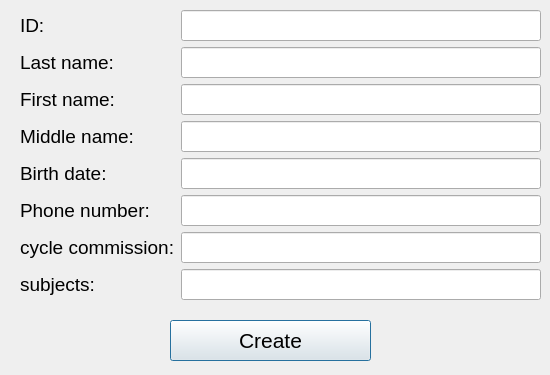
<?xml version="1.0" encoding="UTF-8"?>
<ui version="4.0">
 <class>CreateAbiturient</class>
 <widget class="QDialog" name="CreateAbiturient">
  <property name="geometry">
   <rect>
    <x>0</x>
    <y>0</y>
    <width>550</width>
    <height>375</height>
   </rect>
  </property>
  <property name="windowTitle">
   <string>Dialog</string>
  </property>
  <property name="styleSheet">
   <string notr="true"/>
  </property>
  <widget class="QWidget" name="formWidget" native="true">
   <property name="geometry">
    <rect>
     <x>20</x>
     <y>10</y>
     <width>521</width>
     <height>301</height>
    </rect>
   </property>
   <layout class="QFormLayout" name="formLayout">
    <item row="0" column="0">
     <widget class="QLabel" name="label_2">
      <property name="font">
       <font>
        <pointsize>14</pointsize>
       </font>
      </property>
      <property name="styleSheet">
       <string notr="true"/>
      </property>
      <property name="text">
       <string>ID:</string>
      </property>
     </widget>
    </item>
    <item row="0" column="1">
     <widget class="QLineEdit" name="idLe">
      <property name="font">
       <font>
        <pointsize>14</pointsize>
       </font>
      </property>
     </widget>
    </item>
    <item row="1" column="0">
     <widget class="QLabel" name="label_3">
      <property name="font">
       <font>
        <pointsize>14</pointsize>
       </font>
      </property>
      <property name="styleSheet">
       <string notr="true"/>
      </property>
      <property name="text">
       <string>Last name:</string>
      </property>
     </widget>
    </item>
    <item row="1" column="1">
     <widget class="QLineEdit" name="lastNameLe">
      <property name="font">
       <font>
        <pointsize>14</pointsize>
       </font>
      </property>
     </widget>
    </item>
    <item row="2" column="0">
     <widget class="QLabel" name="label_4">
      <property name="font">
       <font>
        <pointsize>14</pointsize>
       </font>
      </property>
      <property name="styleSheet">
       <string notr="true"/>
      </property>
      <property name="text">
       <string>First name:</string>
      </property>
     </widget>
    </item>
    <item row="2" column="1">
     <widget class="QLineEdit" name="firstNameLe">
      <property name="font">
       <font>
        <pointsize>14</pointsize>
       </font>
      </property>
     </widget>
    </item>
    <item row="3" column="0">
     <widget class="QLabel" name="label_5">
      <property name="font">
       <font>
        <pointsize>14</pointsize>
       </font>
      </property>
      <property name="styleSheet">
       <string notr="true"/>
      </property>
      <property name="text">
       <string>Middle name:</string>
      </property>
     </widget>
    </item>
    <item row="3" column="1">
     <widget class="QLineEdit" name="middleNameLe">
      <property name="font">
       <font>
        <pointsize>14</pointsize>
       </font>
      </property>
     </widget>
    </item>
    <item row="4" column="0">
     <widget class="QLabel" name="label_6">
      <property name="font">
       <font>
        <pointsize>14</pointsize>
       </font>
      </property>
      <property name="styleSheet">
       <string notr="true"/>
      </property>
      <property name="text">
       <string>Birth date:</string>
      </property>
     </widget>
    </item>
    <item row="4" column="1">
     <widget class="QLineEdit" name="birthDateLe">
      <property name="font">
       <font>
        <pointsize>14</pointsize>
       </font>
      </property>
     </widget>
    </item>
    <item row="5" column="0">
     <widget class="QLabel" name="label_7">
      <property name="font">
       <font>
        <pointsize>14</pointsize>
       </font>
      </property>
      <property name="styleSheet">
       <string notr="true"/>
      </property>
      <property name="text">
       <string>Phone number:</string>
      </property>
     </widget>
    </item>
    <item row="5" column="1">
     <widget class="QLineEdit" name="phoneNumberLe">
      <property name="font">
       <font>
        <pointsize>14</pointsize>
       </font>
      </property>
     </widget>
    </item>
    <item row="6" column="0">
     <widget class="QLabel" name="label_8">
      <property name="font">
       <font>
        <pointsize>14</pointsize>
       </font>
      </property>
      <property name="styleSheet">
       <string notr="true"/>
      </property>
      <property name="text">
       <string>cycle commission:</string>
      </property>
     </widget>
    </item>
    <item row="6" column="1">
     <widget class="QLineEdit" name="cycleCommissionLe">
      <property name="font">
       <font>
        <pointsize>14</pointsize>
       </font>
      </property>
     </widget>
    </item>
    <item row="7" column="0">
     <widget class="QLabel" name="label_9">
      <property name="font">
       <font>
        <pointsize>14</pointsize>
       </font>
      </property>
      <property name="styleSheet">
       <string notr="true"/>
      </property>
      <property name="text">
       <string>subjects:</string>
      </property>
     </widget>
    </item>
    <item row="7" column="1">
     <widget class="QLineEdit" name="subjectsLe">
      <property name="font">
       <font>
        <pointsize>14</pointsize>
       </font>
      </property>
     </widget>
    </item>
   </layout>
  </widget>
  <widget class="QPushButton" name="confirmTeacherButton">
   <property name="geometry">
    <rect>
     <x>170</x>
     <y>320</y>
     <width>201</width>
     <height>41</height>
    </rect>
   </property>
   <property name="font">
    <font>
     <pointsize>16</pointsize>
    </font>
   </property>
   <property name="styleSheet">
    <string notr="true"/>
   </property>
   <property name="text">
    <string>Create</string>
   </property>
  </widget>
 </widget>
 <resources/>
 <connections/>
</ui>
